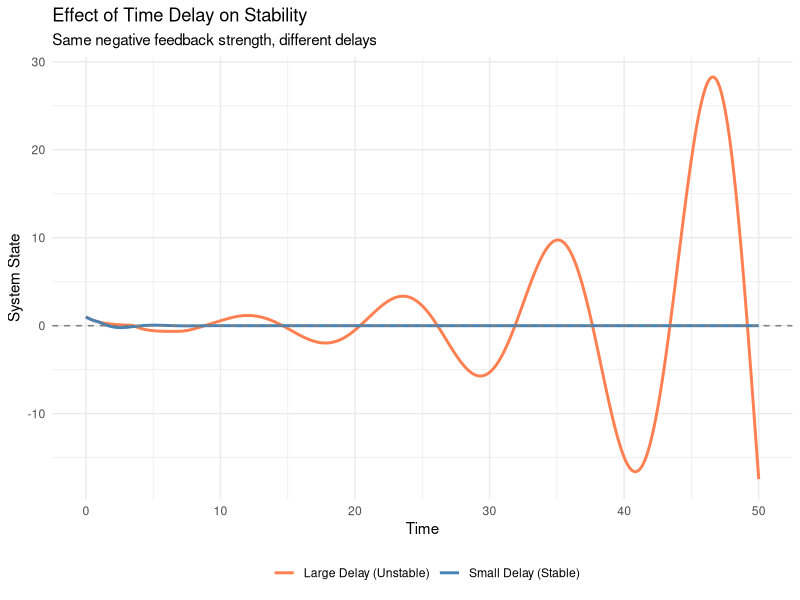
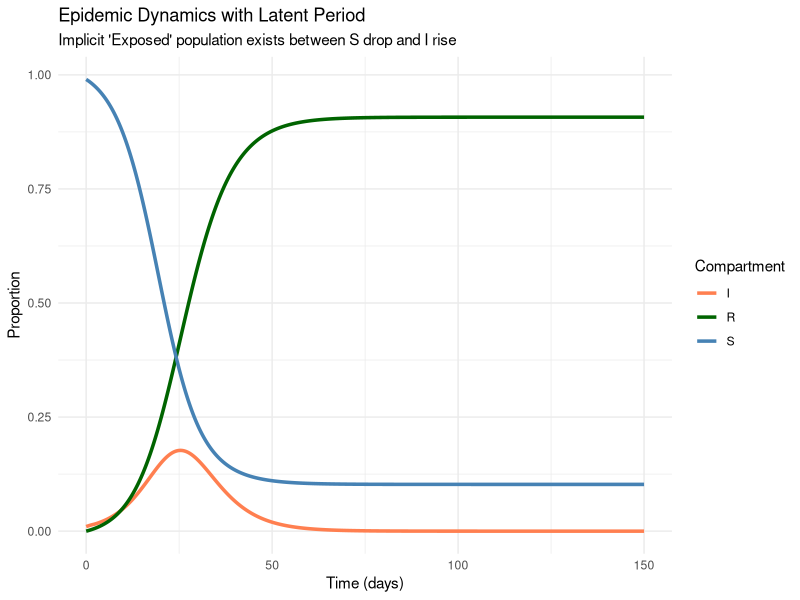
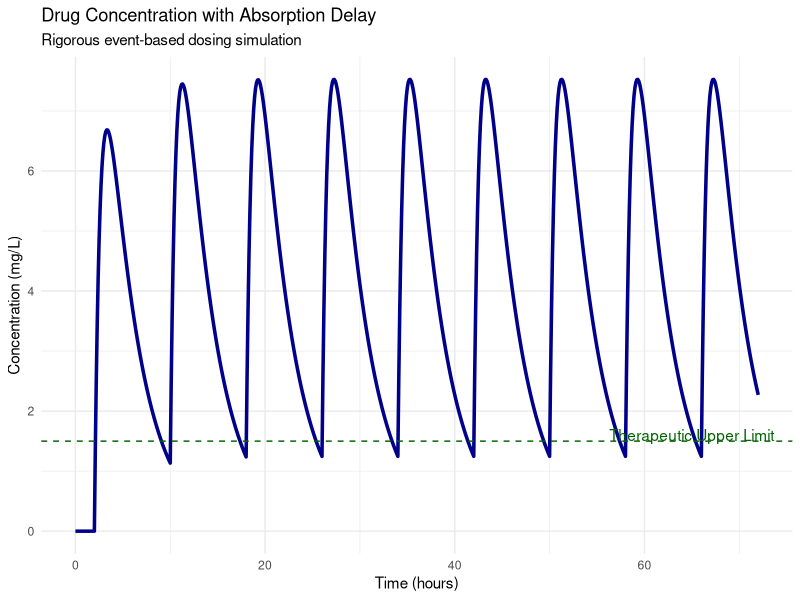
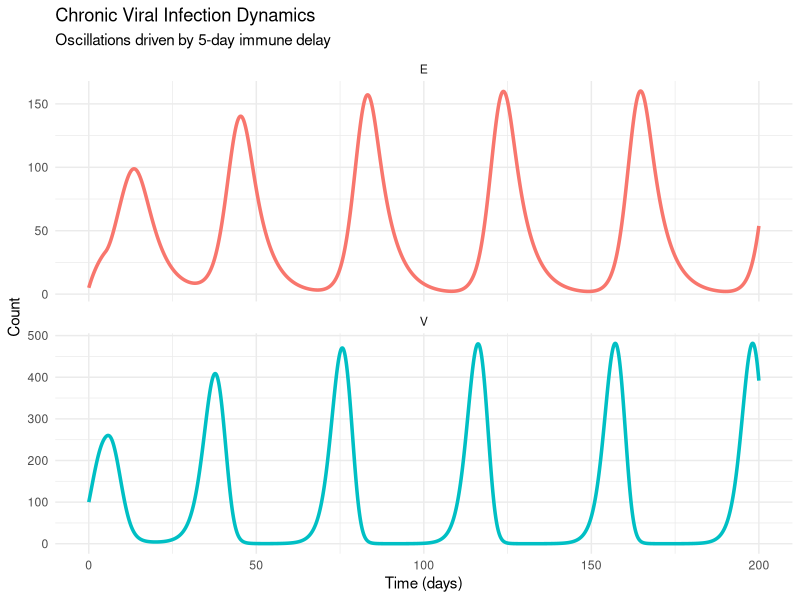

The R source for these figures, in order:
## ---- chunk 1
# Load required libraries
library(deSolve)
library(ggplot2)
library(dplyr)

# Scalar linear delay equation: dx/dt = -ax(t) - bx(t-tau)
# Note the NEGATIVE sign on the delayed term to create negative feedback
linear_dde <- function(t, y, parms) {
  with(as.list(parms), {
    
    # Access lag values
    # If t < tau, lagvalue returns the initial history (assumed constant y0 here)
    if (t <= tau) {
      lag_y <- y # Simplified: assumes constant history equal to initial y
    } else {
      lag_y <- lagvalue(t - tau)
    }
    
    # Equation: Negative Feedback
    dy <- -a * y - b * lag_y
    list(dy)
  })
}

# Parameters for stability analysis
# We fix 'b' (feedback strength) and vary 'tau'
# Critical delay is roughly pi/(2*b) ~= 1.96
params_stable <- list(a = 0.1, b = 0.8, tau = 1.0)
params_unstable <- list(a = 0.1, b = 0.8, tau = 3.5)

# Time points
times <- seq(0, 50, by = 0.1)

# Solve stable case
sol_stable <- dede(y = 1.0, 
                   times = times, 
                   func = linear_dde, 
                   parms = params_stable)

# Solve unstable case
sol_unstable <- dede(y = 1.0, 
                     times = times, 
                     func = linear_dde,
                     parms = params_unstable)

# Create comparison plot
df_stable <- data.frame(time = sol_stable[,1], value = sol_stable[,2], 
                        case = "Small Delay (Stable)")
df_unstable <- data.frame(time = sol_unstable[,1], value = sol_unstable[,2],
                          case = "Large Delay (Unstable)")
df_combined <- rbind(df_stable, df_unstable)

delay_comparison_plot <- ggplot(df_combined, aes(x = time, y = value, color = case)) +
  geom_line(size = 1) +
  geom_hline(yintercept = 0, linetype = "dashed", color = "gray50") +
  scale_color_manual(values = c("Small Delay (Stable)" = "steelblue",
                                "Large Delay (Unstable)" = "coral")) +
  labs(title = "Effect of Time Delay on Stability",
       subtitle = "Same negative feedback strength, different delays",
       x = "Time", y = "System State", color = "") +
  theme_minimal() +
  theme(legend.position = "bottom")

print(delay_comparison_plot)
## ---- chunk 2
# SIR model with latent period (SEIR reduced to DDE)
sir_delay <- function(t, state, parms) {
  with(as.list(c(state, parms)), {
    
    # To conserve mass in the math, we track S and I history
    if (t <= tau) {
       # Initial history
       lag_S <- S0
       lag_I <- I0
    } else {
       lag_state <- lagvalue(t - tau)
       lag_S <- lag_state[1]
       lag_I <- lag_state[2]
    }
    
    # Current infection events
    new_infections_current <- beta * S * I
    
    # Delayed entry into Infectious class (recruitment from latent phase)
    # This matches the S outflow from tau ago
    new_infectious_delayed <- beta * lag_S * lag_I * exp(-mu * tau)
    
    # Derivatives
    dS <- -new_infections_current
    dI <- new_infectious_delayed - gamma * I
    dR <- gamma * I
    
    list(c(dS, dI, dR))
  })
}

# Parameters
params_disease <- list(
  beta = 0.5,      
  gamma = 0.2,     
  mu = 0.0001,     
  tau = 2,         
  S0 = 0.99,       
  I0 = 0.01        
)

# Initial conditions
initial_state <- c(S = params_disease$S0, I = params_disease$I0, R = 0)

# Time span
times_disease <- seq(0, 150, by = 0.1)

# Solve SIR with delay
sol_sir_delay <- dede(y = initial_state, 
                      times = times_disease, 
                      func = sir_delay, 
                      parms = params_disease)

# Convert to data frame
df_sir <- as.data.frame(sol_sir_delay)
colnames(df_sir) <- c("time", "S", "I", "R")

# Plot
df_sir_long <- df_sir %>%
  tidyr::pivot_longer(cols = c(S, I, R), names_to = "compartment", values_to = "proportion")

epidemic_plot <- ggplot(df_sir_long, aes(x = time, y = proportion, color = compartment)) +
  geom_line(size = 1.2) +
  scale_color_manual(values = c("S" = "steelblue", "I" = "coral", "R" = "darkgreen")) +
  labs(title = "Epidemic Dynamics with Latent Period",
       subtitle = "Implicit 'Exposed' population exists between S drop and I rise",
       x = "Time (days)", y = "Proportion", color = "Compartment") +
  theme_minimal()

print(epidemic_plot)
## ---- chunk 3
# Pharmacokinetic model with absorption delay
pk_delay <- function(t, state, parms) {
  with(as.list(c(state, parms)), {
    
    # Delayed absorption from Depot (A)
    if (t <= tau) {
      lag_A <- 0
    } else {
      lag_state <- lagvalue(t - tau)
      lag_A <- lag_state[1]
    }
    
    # Derivatives
    dA <- -ka * A
    dC <- (ka * lag_A / V) - ke * C
    
    list(c(dA, dC))
  })
}

# Parameters
params_pk <- list(
  ka = 1.5,              # Absorption rate (1/hour)
  ke = 0.3,              # Elimination rate (1/hour)
  V = 50,                # Volume of distribution (L)
  tau = 2.0              # Absorption delay (hours)
)

# Dosing Events: 500mg every 8 hours for 9 doses
dosing_times <- seq(0, 64, by = 8)
dose_events <- data.frame(var = "A", 
                          time = dosing_times, 
                          value = 500, 
                          method = "add")

# Initial conditions
initial_pk <- c(A = 0, C = 0)
times_pk <- seq(0, 72, by = 0.1)

# Solve with events
sol_pk <- dede(y = initial_pk, 
               times = times_pk, 
               func = pk_delay, 
               parms = params_pk,
               events = list(data = dose_events))

# Plot
df_pk <- as.data.frame(sol_pk)
colnames(df_pk) <- c("time", "A", "C")

pk_plot <- ggplot(df_pk, aes(x = time, y = C)) +
  geom_line(color = "darkblue", size = 1.2) +
  geom_hline(yintercept = 1.5, linetype = "dashed", color = "darkgreen") +
  annotate("text", x = 65, y = 1.6, label = "Therapeutic Upper Limit", color = "darkgreen") +
  labs(title = "Drug Concentration with Absorption Delay",
       subtitle = "Rigorous event-based dosing simulation",
       x = "Time (hours)", y = "Concentration (mg/L)") +
  theme_minimal()

print(pk_plot)
## ---- chunk 4
# Viral infection with delayed immune response
viral_immune <- function(t, state, parms) {
  with(as.list(c(state, parms)), {
    
    if (t <= tau) {
      lag_V <- V0 # Initial history
    } else {
      lag_state <- lagvalue(t - tau)
      lag_V <- lag_state[1]
    }
    
    # Viral dynamics (Logistic growth - predation)
    dV <- r * V * (1 - V/K) - p * V * E
    
    # Immune response dynamics (Delayed recruitment)
    dE <- c * lag_V - delta * E
    
    list(c(dV, dE))
  })
}

# Parameters
params_immune <- list(
  r = 0.5, K = 1000, p = 0.01, 
  c = 0.1, delta = 0.2, tau = 5,
  V0 = 100, E0 = 5
)

initial_immune <- c(V = params_immune$V0, E = params_immune$E0)
times_immune <- seq(0, 200, by = 0.1)

sol_immune <- dede(y = initial_immune, 
                   times = times_immune,
                   func = viral_immune, 
                   parms = params_immune)

df_immune <- as.data.frame(sol_immune)
colnames(df_immune) <- c("time", "V", "E")

# Plotting
df_immune_long <- df_immune %>%
  tidyr::pivot_longer(cols = c(V, E), names_to = "variable", values_to = "value")

immune_plot <- ggplot(df_immune_long, aes(x = time, y = value, color = variable)) +
  geom_line(size = 1.2) +
  facet_wrap(~variable, ncol = 1, scales = "free_y") +
  labs(title = "Chronic Viral Infection Dynamics",
       subtitle = "Oscillations driven by 5-day immune delay",
       x = "Time (days)", y = "Count") +
  theme_minimal() + theme(legend.position = "none")

print(immune_plot)
